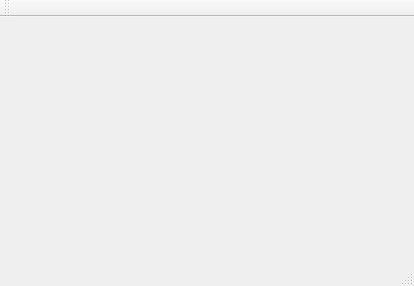
<?xml version="1.0" encoding="UTF-8"?>
<ui version="4.0">
 <class>ModelView_stubClass</class>
 <widget class="QMainWindow" name="ModelView_stubClass">
  <property name="geometry">
   <rect>
    <x>0</x>
    <y>0</y>
    <width>414</width>
    <height>286</height>
   </rect>
  </property>
  <property name="windowTitle">
   <string>ModelView_stub</string>
  </property>
  <widget class="QWidget" name="centralWidget">
   <layout class="QVBoxLayout" name="verticalLayout"/>
  </widget>
  <widget class="QMenuBar" name="menuBar">
   <property name="geometry">
    <rect>
     <x>0</x>
     <y>0</y>
     <width>414</width>
     <height>22</height>
    </rect>
   </property>
  </widget>
  <widget class="QToolBar" name="mainToolBar">
   <attribute name="toolBarArea">
    <enum>TopToolBarArea</enum>
   </attribute>
   <attribute name="toolBarBreak">
    <bool>false</bool>
   </attribute>
  </widget>
  <widget class="QStatusBar" name="statusBar"/>
 </widget>
 <layoutdefault spacing="6" margin="11"/>
 <resources>
  <include location="ModelView_stub.qrc"/>
 </resources>
 <connections/>
</ui>
